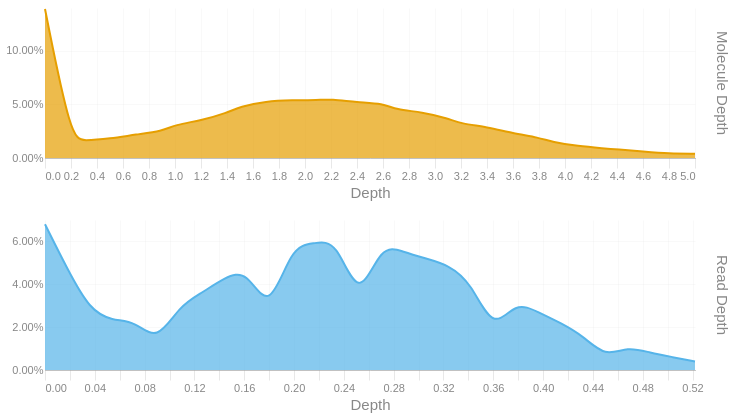

This figure's notebook cell:
### Code cell
readdep = depth_hist(tb['Read Depth'], q99, 3)
readdep = readdep.with_columns(pl.lit('Read Depth').alias('Metric'))
if not SKIPLR:
    moldep = depth_hist(tb['Molecule Depth'], mol_q99, 1)
    moldep = moldep.with_columns(pl.lit('Molecule Depth').alias('Metric'))
    _hist = pl.concat([readdep, moldep])
    _hist = _hist.filter(pl.col('Proportion') != 0)
    with SafeRender(_hist):
        (
            alt.Chart(_hist)        
            .mark_area(interpolate = "basis")
            .encode(
                x=alt.X('Bin:Q').scale(domainMin=0).axis(alt.Axis(title='Depth')),
                y = alt.Y('Proportion:Q', title = None).axis(format = '.2%'),
                color = alt.Color('Metric:N').legend(None),
                row = alt.Row("Metric:N").header(title = None, labelOrient = 'right'),
                tooltip = [
                    alt.Tooltip("Metric:N", title = "Metric"),
                    alt.Tooltip('Interval:N', title = "Depth Interval"),
                    alt.Tooltip('Proportion:Q', title = "% Alignments").format('.2%')
                ]
            )
            .resolve_scale(x='independent', y='independent')
            .properties(
                height = 150, width = 650,
                usermeta={'embedOptions': {'downloadFileName': f'{samplename}.depth.hist'}}
            )
        ).display()
else:
    readdep = readdep.filter(pl.col('Proportion') != 0)
    with SafeRender(readdep):
        (
            alt.Chart(readdep)        
            .mark_area(interpolate = "basis")
            .encode(
                x=alt.X('Bin:Q').scale(domainMin=0).axis(alt.Axis(title='Depth')),
                y = alt.Y('Proportion:Q', title = None).axis(format = '.2%'),
                tooltip = [
                    alt.Tooltip('Interval:N', title = "Depth Interval"),
                    alt.Tooltip('Proportion:Q', title = "% Alignments").format('.2%')
                ]
            )
            .properties(
                usermeta={'embedOptions': {'downloadFileName': f'{samplename}.depth.hist'}}
            )
        ).display()

### Figure 1 — Vega-Lite specification as saved in the notebook (floating-point values rounded to 4 significant figures)
{"width": 650, "height": 150, "config": {"title": {"anchor": "start", "dy": -15, "fontSize": 18, "color": "#888888", "subtitleColor": "#888888", "subtitleFontSize": 14}, "arc": {"fill": "#0072B2"}, "axis": {"domainColor": "#888888", "domainWidth": 0.5, "gridWidth": 0.2, "grid": false, "titleFontWeight": 400, "titleFontSize": 15, "labelFontSize": 11, "labelColor": "#888888", "tickColor": "#888888", "tickWidth": 0.2, "titleColor": "#888888"}, "axisBand": {"grid": false}, "axisX": {"grid": true, "tickSize": 10, "domainCap": "round"}, "axisY": {"domain": false, "grid": true, "tickSize": 0, "domainCap": "round"}, "background": "transparent", "header": {"labelFontSize": 15, "labelColor": "#888888", "titleFontSize": 15, "titleFontWeight": 600, "titleColor": "#888888"}, "legend": {"labelFont": "sans-serif", "labelFontSize": 12, "labelColor": "#888888", "symbolSize": 100, "symbolType": "circle", "titleFontSize": 12, "titlePadding": 10, "titleColor": "#888888", "title": null}, "range": {"category": ["#E69F00", "#56B4E9", "#009E73", "#F0E442", "#0072B2", "#D55E00", "#CC79A7", "#000000"], "diverging": ["#cfe8f3", "#a2d4ec", "#73bfe2", "#46abdb", "#1696d2", "#12719e"]}, "area": {"fill": "#0072B2", "fillOpacity": 0.7, "line": true, "strokeOpacity": 0.7}, "line": {"color": "#0072B2", "stroke": "#0072B2", "strokeWidth": 2}, "trail": {"color": "#0072B2", "stroke": "#0072B2", "strokeWidth": 0, "size": 1}, "point": {"filled": true, "fillOpacity": 1.0, "size": 95}, "text": {"color": "#888888", "fontSize": 11, "align": "right", "fontWeight": 400, "size": 11}, "bar": {"fill": "#0072B2", "stroke": null}, "view": {"stroke": null, "continuousWidth": 660, "continuousHeight": 400}}, "data": {"name": "data-b4a9442ad088be689d8e8856275db320"}, "mark": {"type": "area", "interpolate": "basis"}, "encoding": {"color": {"field": "Metric", "legend": null, "type": "nominal"}, "row": {"field": "Metric", "header": {"title": null, "labelOrient": "right"}, "type": "nominal"}, "tooltip": [{"field": "Metric", "title": "Metric", "type": "nominal"}, {"field": "Interval", "title": "Depth Interval", "type": "nominal"}, {"field": "Proportion", "format": ".2%", "title": "% Alignments", "type": "quantitative"}], "x": {"axis": {"title": "Depth"}, "field": "Bin", "scale": {"domainMin": 0}, "type": "quantitative"}, "y": {"axis": {"format": ".2%"}, "field": "Proportion", "title": null, "type": "quantitative"}}, "resolve": {"scale": {"x": "independent", "y": "independent"}}, "usermeta": {"embedOptions": {"downloadFileName": "TF26LRJL0007_50B_L_10484332_23Y22YLT4_L7.depth.hist"}}, "$schema": "https://vega.github.io/schema/vega-lite/v6.4.1.json", "datasets": {"data-b4a9442ad088be689d8e8856275db320": [{"Bin": 0.0, "Interval": "0.0-0.018", "Proportion": 0.068, "Metric": "Read Depth"}, {"Bin": 0.018, "Interval": "0.018-0.036", "Proportion": 0.047, "Metric": "Read Depth"}, {"Bin": 0.036, "Interval": "0.036-0.054", "Proportion": 0.028, "Metric": "Read Depth"}, {"Bin": 0.054, "Interval": "0.054-0.072", "Proportion": 0.023, "Metric": "Read Depth"}, {"Bin": 0.072, "Interval": "0.072-0.09", "Proportion": 0.023, "Metric": "Read Depth"}, {"Bin": 0.09, "Interval": "0.09-0.108", "Proportion": 0.013, "Metric": "Read Depth"}, {"Bin": 0.108, "Interval": "0.108-0.126", "Proportion": 0.03, "Metric": "Read Depth"}, {"Bin": 0.126, "Interval": "0.126-0.144", "Proportion": 0.036, "Metric": "Read Depth"}, {"Bin": 0.144, "Interval": "0.144-0.162", "Proportion": 0.043, "Metric": "Read Depth"}, {"Bin": 0.162, "Interval": "0.162-0.18", "Proportion": 0.047, "Metric": "Read Depth"}, {"Bin": 0.18, "Interval": "0.18-0.198", "Proportion": 0.026, "Metric": "Read Depth"}, {"Bin": 0.198, "Interval": "0.198-0.216", "Proportion": 0.058, "Metric": "Read Depth"}, {"Bin": 0.216, "Interval": "0.216-0.234", "Proportion": 0.059, "Metric": "Read Depth"}, {"Bin": 0.234, "Interval": "0.234-0.252", "Proportion": 0.061, "Metric": "Read Depth"}, {"Bin": 0.252, "Interval": "0.252-0.27", "Proportion": 0.031, "Metric": "Read Depth"}, {"Bin": 0.27, "Interval": "0.27-0.288", "Proportion": 0.059, "Metric": "Read Depth"}, {"Bin": 0.288, "Interval": "0.288-0.306", "Proportion": 0.055, "Metric": "Read Depth"}, {"Bin": 0.306, "Interval": "0.306-0.324", "Proportion": 0.052, "Metric": "Read Depth"}, {"Bin": 0.324, "Interval": "0.324-0.342", "Proportion": 0.049, "Metric": "Read Depth"}, {"Bin": 0.342, "Interval": "0.342-0.36", "Proportion": 0.041, "Metric": "Read Depth"}, {"Bin": 0.36, "Interval": "0.36-0.378", "Proportion": 0.018, "Metric": "Read Depth"}, {"Bin": 0.378, "Interval": "0.378-0.396", "Proportion": 0.032, "Metric": "Read Depth"}, {"Bin": 0.396, "Interval": "0.396-0.414", "Proportion": 0.027, "Metric": "Read Depth"}, {"Bin": 0.414, "Interval": "0.414-0.432", "Proportion": 0.022, "Metric": "Read Depth"}, {"Bin": 0.432, "Interval": "0.432-0.45", "Proportion": 0.016, "Metric": "Read Depth"}, {"Bin": 0.45, "Interval": "0.45-0.468", "Proportion": 0.006, "Metric": "Read Depth"}, {"Bin": 0.468, "Interval": "0.468-0.486", "Proportion": 0.011, "Metric": "Read Depth"}, {"Bin": 0.486, "Interval": "0.486-0.504", "Proportion": 0.008, "Metric": "Read Depth"}, {"Bin": 0.504, "Interval": "0.504-0.522", "Proportion": 0.006, "Metric": "Read Depth"}, {"Bin": 0.522, "Interval": "0.522-0.54", "Proportion": 0.004, "Metric": "Read Depth"}, {"Bin": 0.0, "Interval": "0.0-0.2", "Proportion": 0.139, "Metric": "Molecule Depth"}, {"Bin": 0.2, "Interval": "0.2-0.3", "Proportion": 0.018, "Metric": "Molecule Depth"}, {"Bin": 0.3, "Interval": "0.3-0.5", "Proportion": 0.016, "Metric": "Molecule Depth"}, {"Bin": 0.5, "Interval": "0.5-0.7", "Proportion": 0.018, "Metric": "Molecule Depth"}, {"Bin": 0.7, "Interval": "0.7-0.9", "Proportion": 0.022, "Metric": "Molecule Depth"}, {"Bin": 0.9, "Interval": "0.9-1.0", "Proportion": 0.025, "Metric": "Molecule Depth"}, {"Bin": 1.0, "Interval": "1.0-1.2", "Proportion": 0.031, "Metric": "Molecule Depth"}, {"Bin": 1.2, "Interval": "1.2-1.4", "Proportion": 0.035, "Metric": "Molecule Depth"}, {"Bin": 1.4, "Interval": "1.4-1.5", "Proportion": 0.042, "Metric": "Molecule Depth"}, {"Bin": 1.5, "Interval": "1.5-1.7", "Proportion": 0.048, "Metric": "Molecule Depth"}, {"Bin": 1.7, "Interval": "1.7-1.9", "Proportion": 0.053, "Metric": "Molecule Depth"}, {"Bin": 1.9, "Interval": "1.9-2.1", "Proportion": 0.054, "Metric": "Molecule Depth"}, {"Bin": 2.1, "Interval": "2.1-2.2", "Proportion": 0.054, "Metric": "Molecule Depth"}, {"Bin": 2.2, "Interval": "2.2-2.4", "Proportion": 0.055, "Metric": "Molecule Depth"}, {"Bin": 2.4, "Interval": "2.4-2.6", "Proportion": 0.052, "Metric": "Molecule Depth"}, {"Bin": 2.6, "Interval": "2.6-2.7", "Proportion": 0.051, "Metric": "Molecule Depth"}, {"Bin": 2.7, "Interval": "2.7-2.9", "Proportion": 0.045, "Metric": "Molecule Depth"}, {"Bin": 2.9, "Interval": "2.9-3.1", "Proportion": 0.043, "Metric": "Molecule Depth"}, {"Bin": 3.1, "Interval": "3.1-3.2", "Proportion": 0.037, "Metric": "Molecule Depth"}, {"Bin": 3.2, "Interval": "3.2-3.4", "Proportion": 0.032, "Metric": "Molecule Depth"}, {"Bin": 3.4, "Interval": "3.4-3.6", "Proportion": 0.029, "Metric": "Molecule Depth"}, {"Bin": 3.6, "Interval": "3.6-3.8", "Proportion": 0.023, "Metric": "Molecule Depth"}, {"Bin": 3.8, "Interval": "3.8-3.9", "Proportion": 0.019, "Metric": "Molecule Depth"}, {"Bin": 3.9, "Interval": "3.9-4.1", "Proportion": 0.015, "Metric": "Molecule Depth"}, {"Bin": 4.1, "Interval": "4.1-4.3", "Proportion": 0.011, "Metric": "Molecule Depth"}, {"Bin": 4.3, "Interval": "4.3-4.4", "Proportion": 0.009, "Metric": "Molecule Depth"}, {"Bin": 4.4, "Interval": "4.4-4.6", "Proportion": 0.008, "Metric": "Molecule Depth"}, {"Bin": 4.6, "Interval": "4.6-4.8", "Proportion": 0.006, "Metric": "Molecule Depth"}, {"Bin": 4.8, "Interval": "4.8-5.0", "Proportion": 0.004, "Metric": "Molecule Depth"}, {"Bin": 5.0, "Interval": "5.0-5.13", "Proportion": 0.004, "Metric": "Molecule Depth"}]}}
